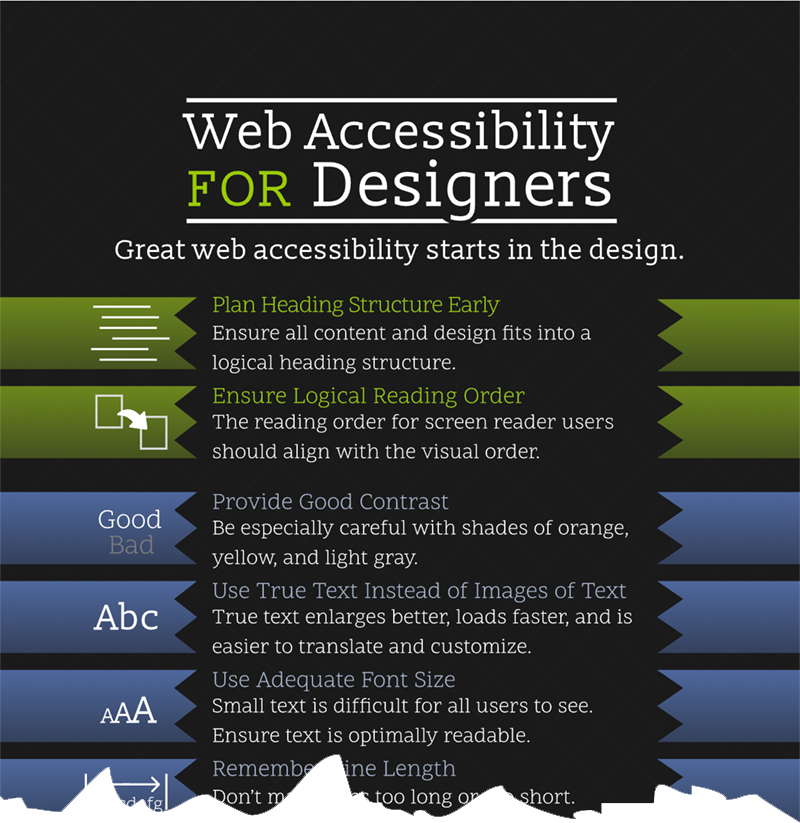
#> input picture sample_2.png, 800 x 823 px, given in place of designers.png, which was not available
$ jupyter execute --allow-errors text_extractor.ipynb   (text cells are left out)
#> lines starting #> are read from the running program, lines starting #| are printed output that depends on the picture; after the words box and inside, x2 and y2 are one past the last pixel; in counts of white or black regions, pixels touching at a corner belong together; pictures that were not available may be replaced by others from this repository, and a replacement may not be noted
[cell 1]
import requests
import os

# Importing IPython to clear output which is not important
from IPython.display import clear_output

[cell 2]
# Get the current directory
current_dir = os.getcwd()

# Define the path to the model folder in the current directory
model_dir = os.path.join(current_dir, 'tesseract-ocr_model')

# Create the model directory if it doesn't exist
if not os.path.exists(model_dir):
    os.makedirs(model_dir)

# Define the path to the ind.traineddata file in the model directory
path = os.path.join(model_dir, 'ind.traineddata')

#> (a cell that did not finish here is left out)

[cell 4]
# Installing libraries required for optical character recognition

clear_output()

[cell 5]
# Installing pytesseract and opencv
clear_output()

[cell 6]
# Import libraries
from PIL import Image  # Library for image processing
import pytesseract  # Library for Optical Character Recognition (OCR)
import cv2  # OpenCV library for computer vision tasks
import numpy as np  # Library for numerical operations
from pytesseract import Output  # Output utility for pytesseract
import re  # Regular expressions library for string matching and manipulation

[cell 7]
# Reading image form url
# image = Image.open(requests.get('https://i.stack.imgur.com/pbIdS.png',
#                                 stream=True).raw)
image = Image.open(requests.get('https://accessibility.asu.edu/sites/default/files/inline-images/designers.png',
                                stream=True).raw)
#> image is the input picture: PIL image 800x823 RGBA; mean R, G, B, A 46.8, 50.9, 50.3, 247.7
# image = image.resize((300,150))
image.save('sample_2.png')

[cell 8]
image

[cell 9]
# Simply extracting text from image
custom_config = r'-l eng --oem 3 --psm 6'
#> (the rest of this cell did not finish here and is left out)

#> (a cell that did not finish here is left out)

[cell 11]
image = cv2.imread('sample_2.png')
#> image: shape (823, 800, 3)

[cell 12]
# Convert the image to grayscale
gray = cv2.cvtColor(image, cv2.COLOR_BGR2GRAY)
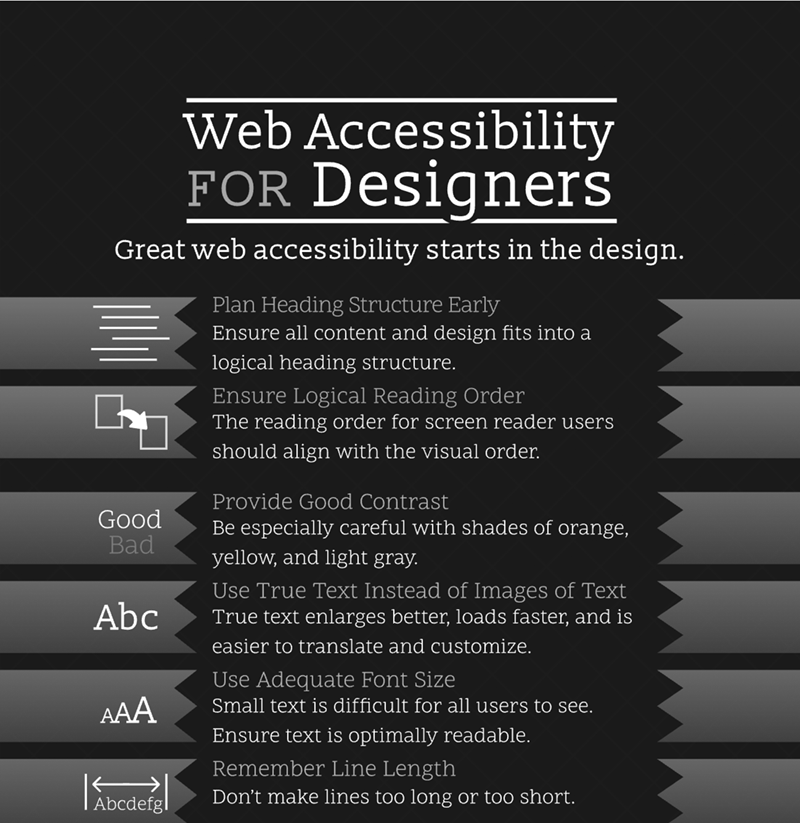
#> gray: shape (823, 800); min 0, max 255, mean 49.6
Image.fromarray(gray)

[cell 13]
# remove noise
blur = cv2.medianBlur(gray,5)
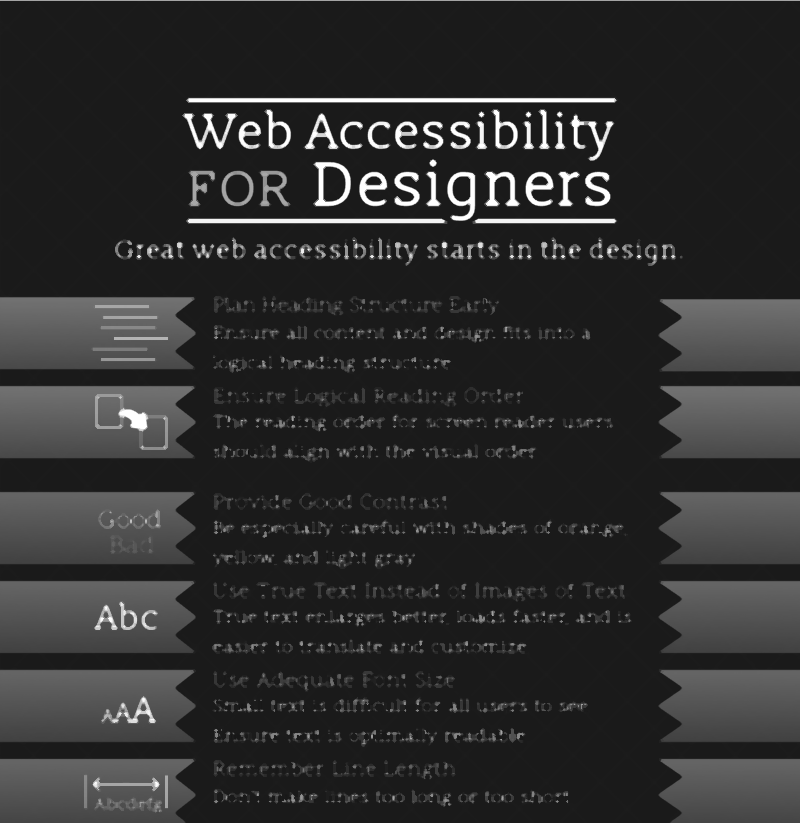
#> blur: shape (823, 800); min 13, max 255, mean 45.8
Image.fromarray(blur)

[cell 14]
# Apply thresholding
thresh = cv2.threshold(gray, 0, 255, cv2.THRESH_BINARY + cv2.THRESH_OTSU)[1]
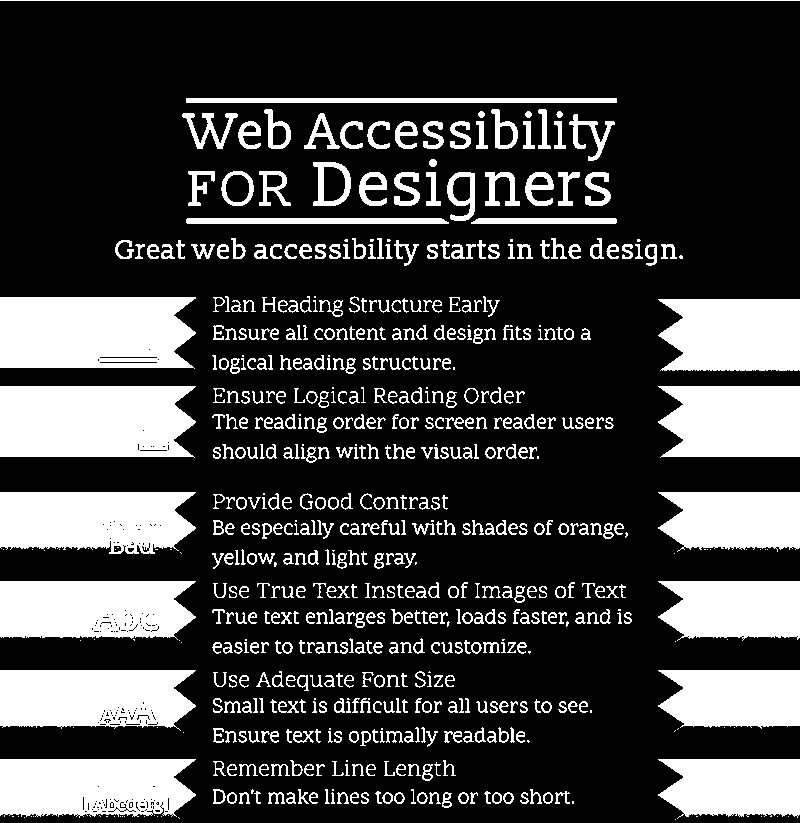
#> thresh: shape (823, 800); 24.5% white; 648 white regions (99 under 20 px), largest, box (x1, y1, x2, y2) and area: (0, 386, 196, 458) 13099, (0, 297, 196, 369) 13027, (0, 492, 196, 554) 10431
Image.fromarray(thresh)

[cell 15]
kernel = np.ones((5,5),np.uint8) # 5x5 pixel kernel

[cell 16]
# Apply erosion
eroded = cv2.erode(gray, kernel, iterations = 1)
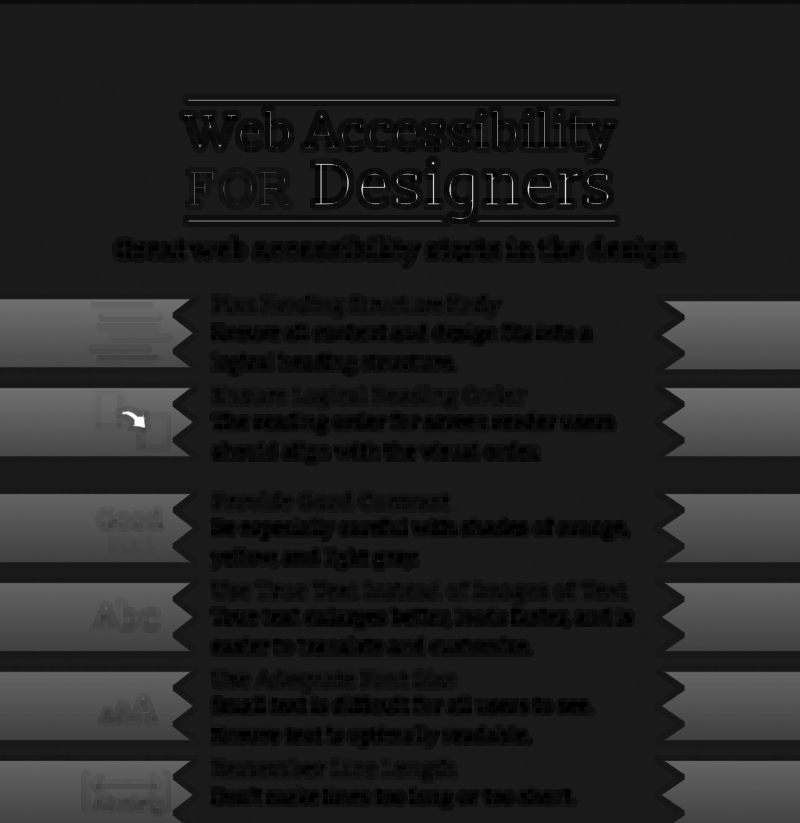
#> eroded: shape (823, 800); min 0, max 255, mean 33.9
Image.fromarray(eroded)

[cell 17]
# Apply Morphological Transformations
kernel = np.ones((5,5),np.uint8) # 5x5 pixel kernel
opening = cv2.morphologyEx(gray, cv2.MORPH_OPEN, kernel)
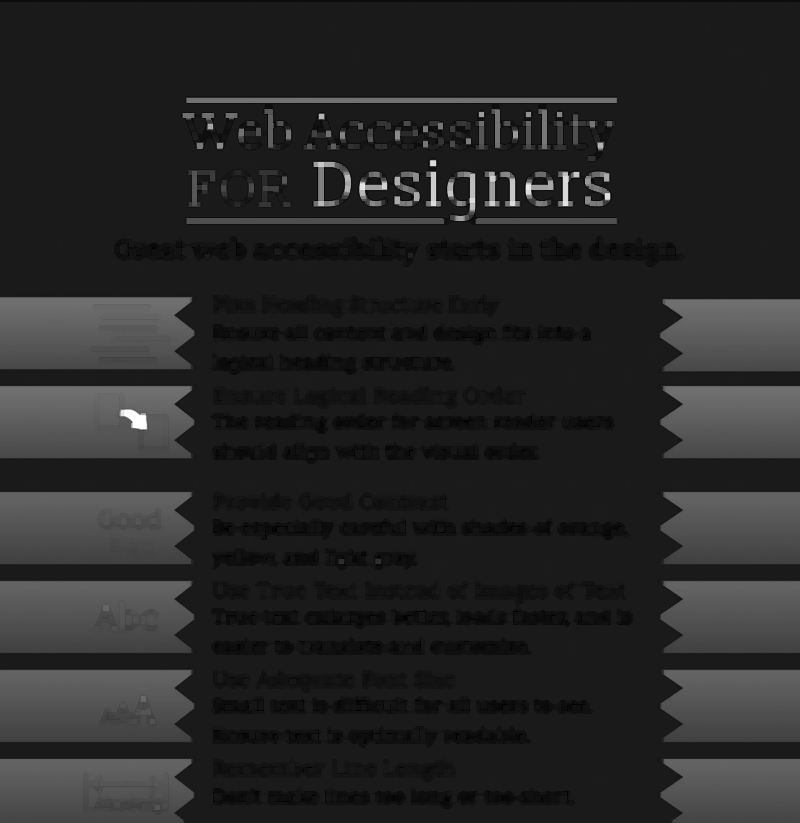
#> opening: shape (823, 800); min 0, max 255, mean 38.5
Image.fromarray(opening)

[cell 18]
# Canny edge detection
edges = cv2.Canny(gray, 100, 200)
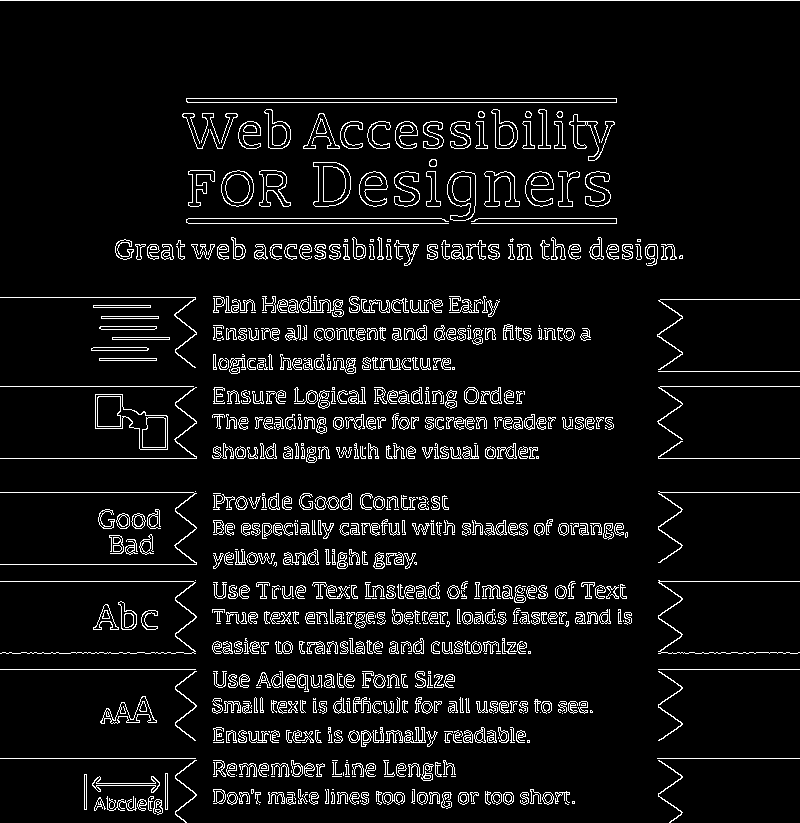
#> edges: shape (823, 800); 6.8% white in thin lines or dots
Image.fromarray(edges)

[cell 19]
#skew correction
def deskew(image):
    coords = np.column_stack(np.where(image > 0))
#> coords = 658146 pairs, first value 0 to 822, second value 0 to 799
    angle = cv2.minAreaRect(coords)[-1]
#> angle = -90
    if angle < -45:
        angle = -(90 + angle)
#> angle = 0
    else:
        angle = -angle
    (h, w) = image.shape[:2]
#> h = 823; w = 800
    center = (w // 2, h // 2)
#> center = (400, 411)
    M = cv2.getRotationMatrix2D(center, angle, 1.0)
#> M = [[1, 0, 0], [0, 1, 0]]
    rotated = cv2.warpAffine(image, M, (w, h), flags=cv2.INTER_CUBIC, borderMode=cv2.BORDER_REPLICATE)
    return rotated
rotated = deskew(gray)
Image.fromarray(rotated)

[cell 20]
#template matching
def match_template(image, template):
    return cv2.matchTemplate(image, template, cv2.TM_CCOEFF_NORMED)
match_thresh = match_template(thresh, gray)
#> match_thresh = [0.815]
match_edges = match_template(edges, gray)
#> match_edges = [0.232]

match_edges
match_thresh
#> Out = [0.815]

[cell 21]
# Drawing rectangle around text
img = cv2.imread('sample_2.png')
h, w, c = img.shape
#> h = 823; w = 800; c = 3
#> (the rest of this cell did not finish here and is left out)

[cell 22]
# Load the image
img = cv2.imread('image.png')
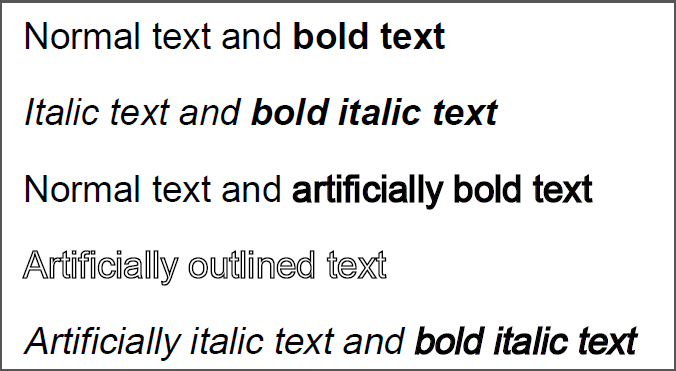
#> input picture image.png, 676 x 371 px
#> img is the input picture: shape (371, 676, 3); mean B, G, R 230.1, 229.9, 229.9

# Extract data using pytesseract
#> (the rest of this cell did not finish here and is left out)
